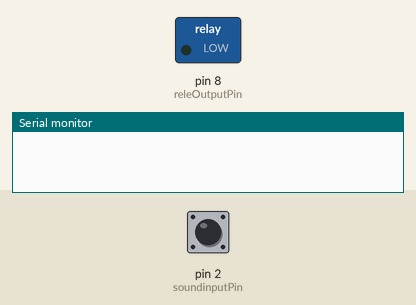
The sketch below on a simulated Arduino Uno, built with avr-gcc and run on an emulated ATmega328P. Parts: switched loads named in the sketch (green lamp = pin HIGH), the last lines printed to the serial monitor. Dashed ring = blinking. The test bench sets the inputs (shaded band); at power-on: pin 2 (soundinputPin) LOW. Pins used as bus, display or sensor lines are not drawn.

Above: at 1.2 s.
1.3 s: pin 2 (soundinputPin) pulsed HIGH 5 times (0.12 s each, 0.3 s apart)
At 1.75 s:
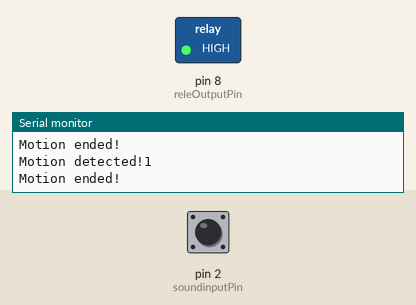
Timing chart, 0 to 4.3 s (numbered marks = the images above; inputs shaded):
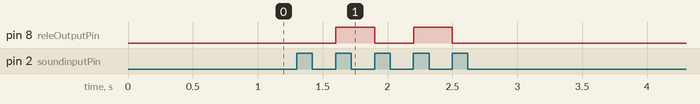

Measured:
- after the input at 1.3 s, pin 8 (releOutputPin): alternates HIGH for 0.30 s and LOW for 0.30 s, 4 changes in all, then stays LOW, starting after 0.30 s

The sketch:

sound.ino
```cpp
long soundTime = 0; // время 1-го хлопка
int soundinputPin = 2;               // choose the input pin (for PIR sensor)
int releOutputPin = 8;
int soundState = LOW;             // we start, assuming no motion detected
int soundval = 0;                    // variable for reading the pin status

boolean start = false;


void setup() {

  pinMode(soundinputPin, INPUT);     // declare sensor as input
  pinMode(13, OUTPUT);     // declare sensor as input
  pinMode(releOutputPin, OUTPUT);     // declare sensor as input
  Serial.begin(9600);
}

void loop() {
  soundval = digitalRead(soundinputPin);  // read input value
  if (soundval == HIGH) {            // check if the input is HIGH
    if (soundState == LOW) {
      // we have just turned on
      long secondSoundTime = millis(); // лучше измерить один раз для if
      if ((millis() > soundTime) && ((secondSoundTime - soundTime) > 100) && ((secondSoundTime - soundTime) < 500))  {

        Serial.print("Motion detected!");
        start = !start;
        Serial.println(start);
        digitalWrite(13,start);
        digitalWrite(releOutputPin,start);
      }
      soundTime = millis();
      // We only want to print on the output change, not state
      soundState = HIGH;
    }
  } else {
    if (soundState == HIGH) {
      // we have just turned of
      Serial.println("Motion ended!");

      // We only want to print on the output change, not state
      soundState = LOW;
    }
  }
}
```
